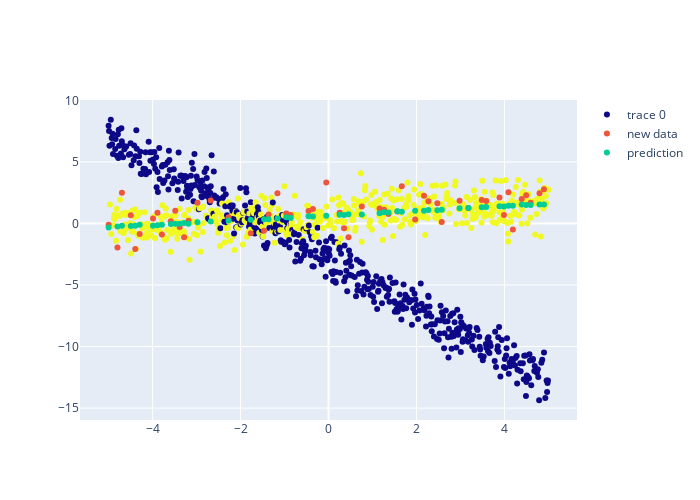

Here is the notebook cell this chart was saved with:
### Code cell
fig = go.Figure() 
fig.add_scatter(x=X['x'], y=y, mode='markers',marker_color=X['group'])
fig.add_scatter(x=new_X['x'], y=new_y, mode='markers', name='new data')
fig.add_scatter(x=new_X['x'], y=y_pred, mode='markers', name='prediction')
fig.update_layout(width=700, height=500)
fig.show()
